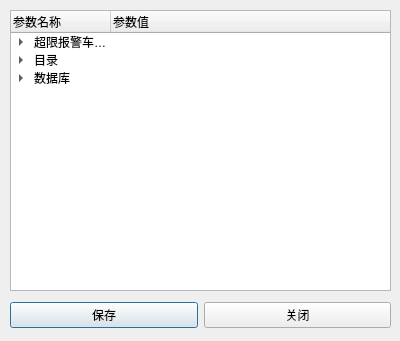
<?xml version="1.0" encoding="UTF-8"?>
<ui version="4.0">
 <class>uiSetting</class>
 <widget class="QDialog" name="uiSetting">
  <property name="geometry">
   <rect>
    <x>0</x>
    <y>0</y>
    <width>400</width>
    <height>341</height>
   </rect>
  </property>
  <property name="windowTitle">
   <string>验证参数设置</string>
  </property>
  <widget class="QTreeWidget" name="treeWidget">
   <property name="geometry">
    <rect>
     <x>10</x>
     <y>10</y>
     <width>381</width>
     <height>281</height>
    </rect>
   </property>
   <column>
    <property name="text">
     <string>参数名称</string>
    </property>
   </column>
   <column>
    <property name="text">
     <string>参数值</string>
    </property>
   </column>
   <item>
    <property name="text">
     <string>超限报警车阈值</string>
    </property>
    <item>
     <property name="text">
      <string>敞车</string>
     </property>
     <property name="text">
      <string>10</string>
     </property>
     <property name="flags">
      <set>ItemIsSelectable|ItemIsEditable|ItemIsEnabled</set>
     </property>
    </item>
    <item>
     <property name="text">
      <string>棚车</string>
     </property>
     <property name="text">
      <string>10</string>
     </property>
    </item>
   </item>
   <item>
    <property name="text">
     <string>目录</string>
    </property>
    <item>
     <property name="text">
      <string>日志根目录</string>
     </property>
    </item>
    <item>
     <property name="text">
      <string>数据根目录</string>
     </property>
    </item>
    <item>
     <property name="text">
      <string>API根目录</string>
     </property>
    </item>
   </item>
   <item>
    <property name="text">
     <string>数据库</string>
    </property>
    <item>
     <property name="text">
      <string>服务器（地址）</string>
     </property>
     <property name="text">
      <string>local</string>
     </property>
    </item>
    <item>
     <property name="text">
      <string>用户名</string>
     </property>
     <property name="text">
      <string>sa</string>
     </property>
    </item>
    <item>
     <property name="text">
      <string>密码</string>
     </property>
     <property name="text">
      <string>123456</string>
     </property>
    </item>
    <item>
     <property name="text">
      <string>数据库名</string>
     </property>
     <property name="text">
      <string>Tran</string>
     </property>
    </item>
   </item>
  </widget>
  <widget class="QWidget" name="horizontalLayoutWidget">
   <property name="geometry">
    <rect>
     <x>10</x>
     <y>290</y>
     <width>381</width>
     <height>51</height>
    </rect>
   </property>
   <layout class="QHBoxLayout" name="horizontalLayout">
    <item>
     <widget class="QPushButton" name="btnSave">
      <property name="text">
       <string>保存</string>
      </property>
     </widget>
    </item>
    <item>
     <widget class="QPushButton" name="btnClose">
      <property name="text">
       <string>关闭</string>
      </property>
     </widget>
    </item>
   </layout>
  </widget>
 </widget>
 <resources/>
 <connections/>
</ui>
